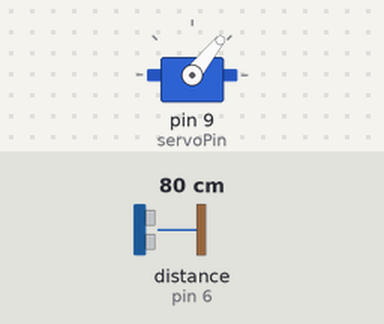
This sketch was run on a simulated Arduino Uno, built with avr-gcc and run on an emulated ATmega328P. Parts: servo. Wiring (inferred from the names in the program): ultrasonic range finder: trigger pin 7; echo pin 6. The test bench sets the inputs (shaded band); at power-on: distance to the obstacle (sensor on pin 6) 80 cm. The echo pulse lasts 58.3 µs per cm; what the sketch prints to the serial monitor is not drawn.

Above: at 1.2 s.
1.3 s: distance to the obstacle (sensor on pin 6) set to 2 cm
At 2.6 s:
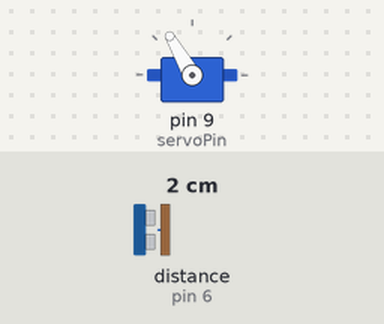
2.9 s: distance to the obstacle (sensor on pin 6) set to 4 cm
At 3.4 s:
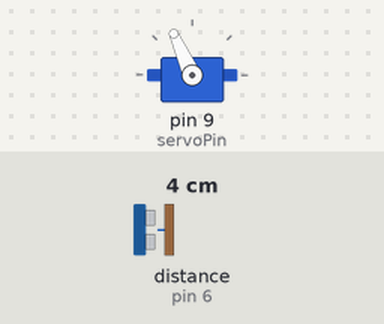
4.5 s: distance to the obstacle (sensor on pin 6) set to 9 cm
At 5.2 s:
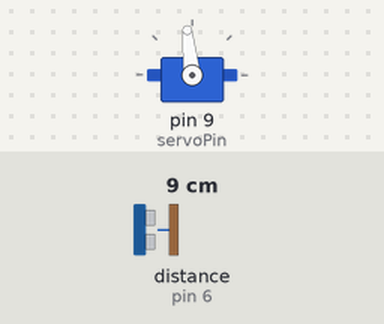
Timing chart, 0 to 7.5 s (numbered marks = the images above; inputs shaded):
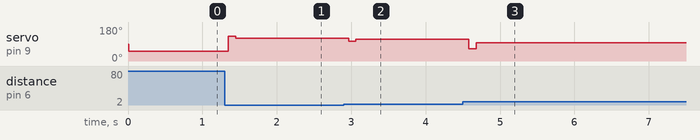

Measured:
- after the input at 1.3 s, servo on pin 9 (servoPin): 51° → 130° after 0.05 s, → 120° 0.10 s later
- after the input at 2.9 s, servo on pin 9 (servoPin): 120° → 104° after 0.06 s, → 114° 0.10 s later
- after the input at 4.5 s, servo on pin 9 (servoPin): 114° → 66° after 0.08 s, → 96° 0.10 s later

The sketch:

fsrTest.ino
```cpp
#include <Servo.h>
#include <PID_v1.h>

const int servoPin = 9;           // Servo Pin
const int trigPin = 7;            // Trig Pin for HC-SR04
const int echoPin = 6;            // Echo Pin for HC-SR04

float Kp = 3;                   // Initial Proportional Gain
float Ki = 0;                     // Initial Integral Gain
float Kd = 0.5;                   // Initial Derivative Gain
double Setpoint, Input, Output, ServoOutput;

PID myPID(&Input, &Output, &Setpoint, Kp, Ki, Kd, DIRECT);  // Initialize PID

Servo myServo;  // Initialize Servo

void setup() {
  Serial.begin(9600);              // Begin Serial communication
  myServo.attach(servoPin);        // Attach Servo
  pinMode(trigPin, OUTPUT);        // Trig pin as output
  pinMode(echoPin, INPUT);         // Echo pin as input

  Input = readPosition();          // Calls function readPosition() to set ball position as input to the PID

  myPID.SetMode(AUTOMATIC);        // Set PID to AUTOMATIC mode
  myPID.SetOutputLimits(-40, 40);  // Set Output limits to -80 and 80 degrees
}

void loop() {
  Setpoint = 12;                  // Set the target position (15 cm in this case)
  Input = readPosition();         // Read current position

  myPID.Compute();                // Compute Output within the range of -80 to 80 degrees

  ServoOutput = 90 + Output;     // 102 degrees is your horizontal reference
  myServo.write(ServoOutput);     // Move the servo to the calculated position
}

float readPosition() {
  long duration;
  int cm;

  // Trigger the sensor by sending a 10us HIGH pulse to the Trig pin
  digitalWrite(trigPin, LOW);
  delayMicroseconds(2);
  digitalWrite(trigPin, HIGH);
  delayMicroseconds(10);
  digitalWrite(trigPin, LOW);

  // Read the Echo pin. Duration will be the time (in microseconds) for the echo to return
  duration = pulseIn(echoPin, HIGH);

  // Calculate the distance in cm
  cm = duration / 24 / 2;

  // Limit the maximum value to 30 cm
  if (cm > 25) {
    cm = 25;
  }

  Serial.println(cm);  // Print the distance for debugging purposes

  return cm;           // Return the measured distance
}
```
